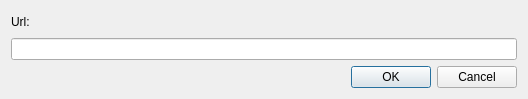
<?xml version="1.0" encoding="UTF-8"?>
<ui version="4.0">
 <class>dialog_NewMission</class>
 <widget class="QDialog" name="dialog_NewMission">
  <property name="geometry">
   <rect>
    <x>0</x>
    <y>0</y>
    <width>528</width>
    <height>99</height>
   </rect>
  </property>
  <property name="windowTitle">
   <string>新任务</string>
  </property>
  <layout class="QGridLayout" name="gridLayout">
   <item row="0" column="0">
    <layout class="QVBoxLayout" name="verticalLayout">
     <item>
      <widget class="QLabel" name="label_url">
       <property name="text">
        <string>Url:</string>
       </property>
      </widget>
     </item>
     <item>
      <widget class="QLineEdit" name="lineEdit_url"/>
     </item>
     <item>
      <widget class="QDialogButtonBox" name="buttonBox_NewMission">
       <property name="orientation">
        <enum>Qt::Horizontal</enum>
       </property>
       <property name="standardButtons">
        <set>QDialogButtonBox::Cancel|QDialogButtonBox::Ok</set>
       </property>
      </widget>
     </item>
    </layout>
   </item>
  </layout>
 </widget>
 <resources/>
 <connections>
  <connection>
   <sender>buttonBox_NewMission</sender>
   <signal>accepted()</signal>
   <receiver>dialog_NewMission</receiver>
   <slot>accept()</slot>
   <hints>
    <hint type="sourcelabel">
     <x>228</x>
     <y>76</y>
    </hint>
    <hint type="destinationlabel">
     <x>157</x>
     <y>98</y>
    </hint>
   </hints>
  </connection>
  <connection>
   <sender>buttonBox_NewMission</sender>
   <signal>rejected()</signal>
   <receiver>dialog_NewMission</receiver>
   <slot>close()</slot>
   <hints>
    <hint type="sourcelabel">
     <x>380</x>
     <y>78</y>
    </hint>
    <hint type="destinationlabel">
     <x>382</x>
     <y>136</y>
    </hint>
   </hints>
  </connection>
 </connections>
</ui>
